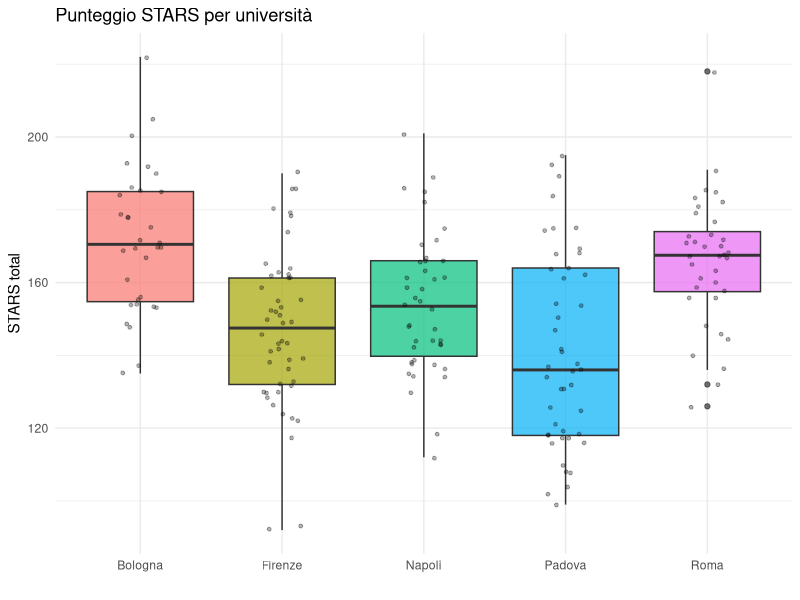
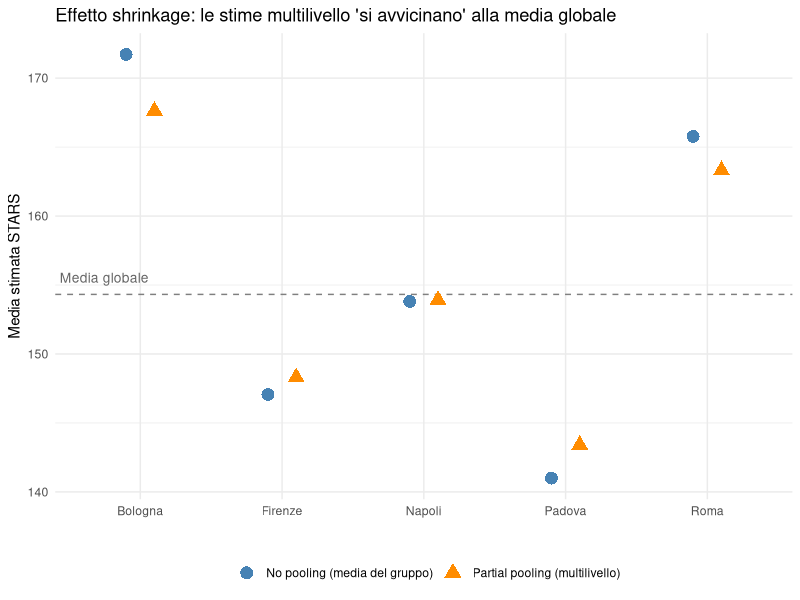
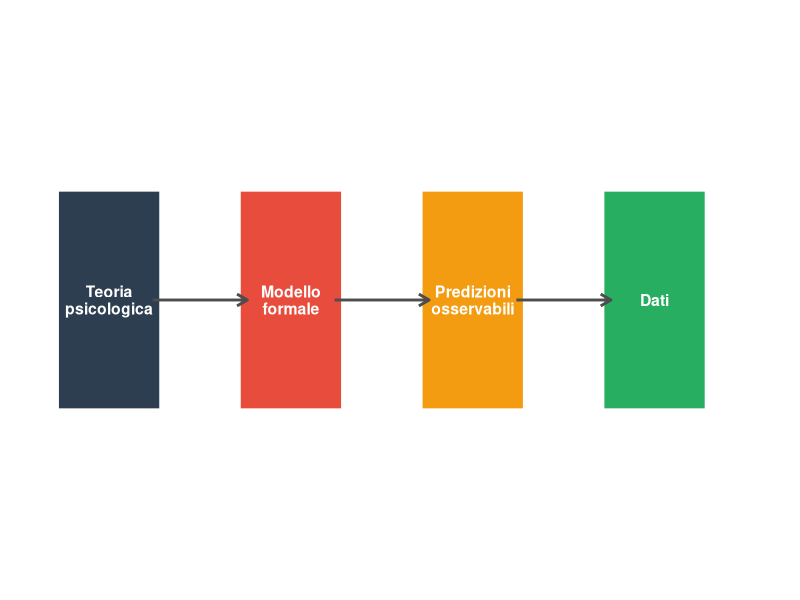

These charts were generated, in order, by the following R code:
## ---- chunk 1
#| echo: false
library(tidyverse)
set.seed(2026)
## ---- chunk 2
#| echo: false
# Simulo dati con struttura multilivello
n_univ <- 5
nomi_univ <- c("Firenze", "Bologna", "Padova", "Roma", "Napoli")
n_per_univ <- c(48, 32, 45, 36, 42)

# Medie diverse per università (effetto del contesto)
mu_univ <- c(148, 175, 142, 160, 153)
sigma_within <- 22    # variabilità dentro ciascuna università
sigma_between <- 7    # variabilità tra università

dati_multi <- map2_dfr(1:n_univ, n_per_univ, function(i, n) {
  tibble(
    universita = nomi_univ[i],
    STARS_total = round(rnorm(n, mu_univ[i], sigma_within))
  )
})
## ---- chunk 3
sample_n(dati_multi, size=8)
## ---- chunk 4
#| echo: false
ggplot(dati_multi, aes(x = universita, y = STARS_total, fill = universita)) +
  geom_boxplot(alpha = 0.7) +
  geom_jitter(width = 0.15, alpha = 0.3, size = 1) +
  labs(title = "Punteggio STARS per università",
       x = "", y = "STARS total") +
  theme_minimal() +
  theme(legend.position = "none")
## ---- chunk 5
dati_multi |>
  summarise(
    media_globale = mean(STARS_total),
    sd_globale = sd(STARS_total),
    n = n()
  )
## ---- chunk 6
dati_multi |>
  group_by(universita) |>
  summarise(
    media = round(mean(STARS_total), 1),
    sd = round(sd(STARS_total), 1),
    n = n()
  )
## ---- chunk 7
#| echo: false
# Calcolo stime no-pooling e simulazione partial pooling
library(dplyr)
library(ggplot2)

# (assumo che sigma_within e sigma_between esistano già)

# Preparazione medie
medie_no_pool <- dati_multi %>%
  group_by(universita) %>%
  summarise(media_no_pool = mean(STARS_total), n = n(), .groups = "drop")

media_globale <- mean(dati_multi$STARS_total)

# Stima approssimativa partial pooling
medie_no_pool <- medie_no_pool %>%
  mutate(
    peso = n * (1 / sigma_within^2) / (n * (1 / sigma_within^2) + 1 / sigma_between^2),
    media_partial = peso * media_no_pool + (1 - peso) * media_globale,
    tipo_no = "No pooling",
    tipo_part = "Partial pooling"
  )

# Dataset per il plot
df_plot <- bind_rows(
  medie_no_pool %>% select(universita, media = media_no_pool, n) %>% mutate(tipo = "No pooling (media del gruppo)"),
  medie_no_pool %>% select(universita, media = media_partial, n) %>% mutate(tipo = "Partial pooling (multilivello)")
)

# Assicuriamoci che 'universita' sia fattore (mantiene l'ordine)
df_plot$universita <- factor(df_plot$universita, levels = unique(df_plot$universita))

# Plot corretto: usiamo x = -Inf per posizionare il testo sulla sinistra
ggplot(df_plot, aes(x = universita, y = media, color = tipo, shape = tipo)) +
  geom_hline(yintercept = media_globale, linetype = "dashed", color = "gray50") +
  annotate("text", x = -Inf, y = media_globale + 1.2,
           label = "Media globale", hjust = -0.05, size = 3.5, color = "gray40") +
  geom_point(size = 4, position = position_dodge(0.4)) +
  scale_color_manual(
    values = c("No pooling (media del gruppo)" = "steelblue",
               "Partial pooling (multilivello)" = "darkorange")
  ) +
  labs(title = "Effetto shrinkage: le stime multilivello 'si avvicinano' alla media globale",
       x = "", y = "Media stimata STARS", color = "", shape = "") +
  theme_minimal() +
  theme(legend.position = "bottom")
## ---- chunk 8
#| echo: false
#| fig-width: 10
#| fig-height: 4

library(ggplot2)

boxes <- tibble(
  x = c(1, 3.5, 6, 8.5),
  y = rep(0, 4),
  label = c("Teoria\npsicologica", "Modello\nformale", "Predizioni\nosservabili", "Dati"),
  fill = c("#2c3e50", "#e74c3c", "#f39c12", "#27ae60")
)

arrows_df <- tibble(
  x_start = c(1.6, 4.1, 6.6),
  x_end = c(2.9, 5.4, 7.9),
  y = rep(0, 3)
)

ggplot() +
  geom_rect(data = boxes,
            aes(xmin = x - 0.7, xmax = x + 0.7, ymin = -0.4, ymax = 0.4),
            fill = boxes$fill, color = "white", size = 0.5) +
  geom_text(data = boxes, aes(x = x, y = y, label = label),
            color = "white", fontface = "bold", size = 4, lineheight = 0.9) +
  geom_segment(data = arrows_df,
               aes(x = x_start, xend = x_end, y = y, yend = y),
               arrow = arrow(length = unit(0.3, "cm")),
               color = "gray30", size = 1) +
  coord_cartesian(xlim = c(0, 10), ylim = c(-1, 1)) +
  theme_void()
